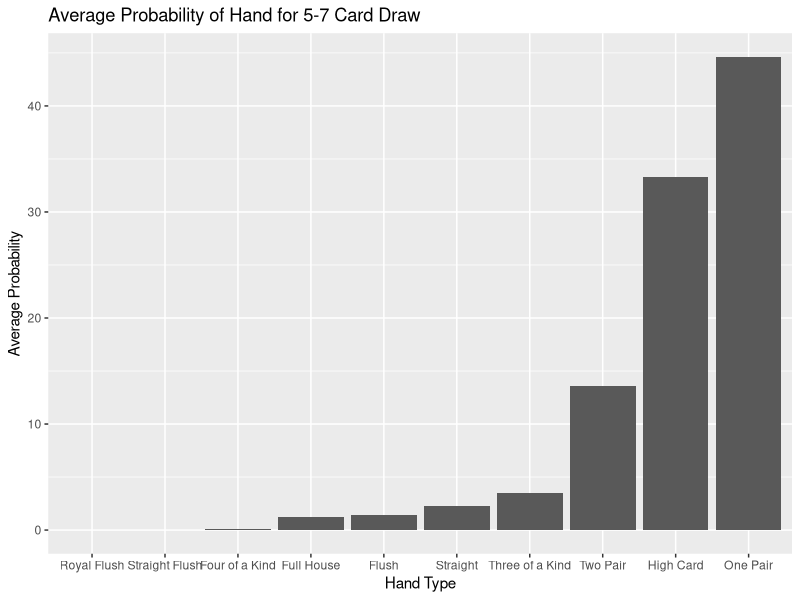
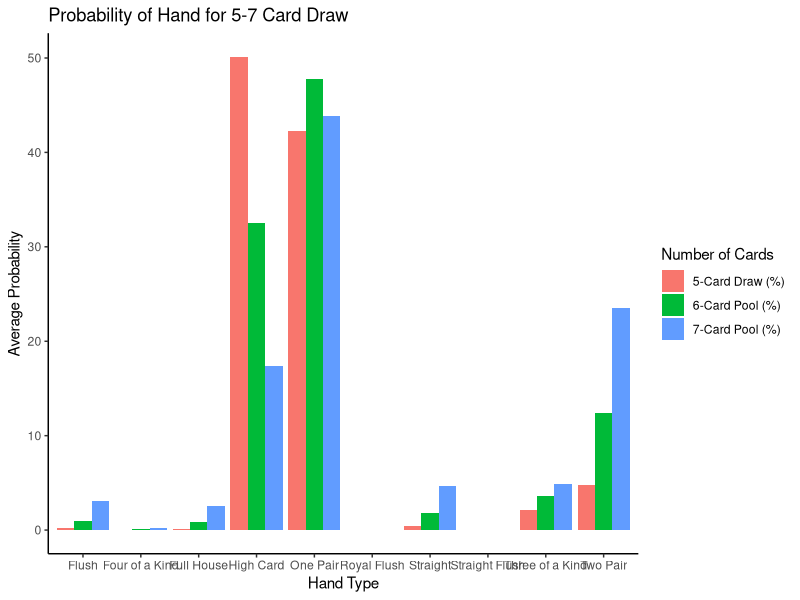

Reproduce these figures in R, in order.
library(readxl)
library(tidyverse)
setwd("C:/Users/anna/OneDrive/cycle")
poker <- read_excel("poker_probabilities_comparison.xlsx")
poker_vis <- poker |>
  pivot_longer(
    cols = ends_with("(%)"),
    names_to = "num_cards",
    values_to = "probability"
  ) |>
  group_by(across(all_of("Poker Hand"))) |> 
  summarise(avg_prob = mean(probability)) |> 
  ggplot(aes(x=reorder(`Poker Hand`, avg_prob), y = avg_prob)) +
  geom_col() +
  labs(
    title = 'Average Probability of Hand for 5-7 Card Draw',
    x = 'Hand Type',
    y = 'Average Probability'
  )
poker_vis  




poker_vis <- poker |>
  pivot_longer(
    cols = ends_with("(%)"),
    names_to = "num_cards",
    values_to = "probability"
  ) |>
  ggplot() +
  geom_col(aes(x=`Poker Hand`, y = probability, fill = num_cards),  position = "dodge") +
  labs(
    title = 'Probability of Hand for 5-7 Card Draw',
    x = 'Hand Type',
    y = 'Average Probability',
    fill = 'Number of Cards'
  ) +
  theme_classic()
poker_vis  
